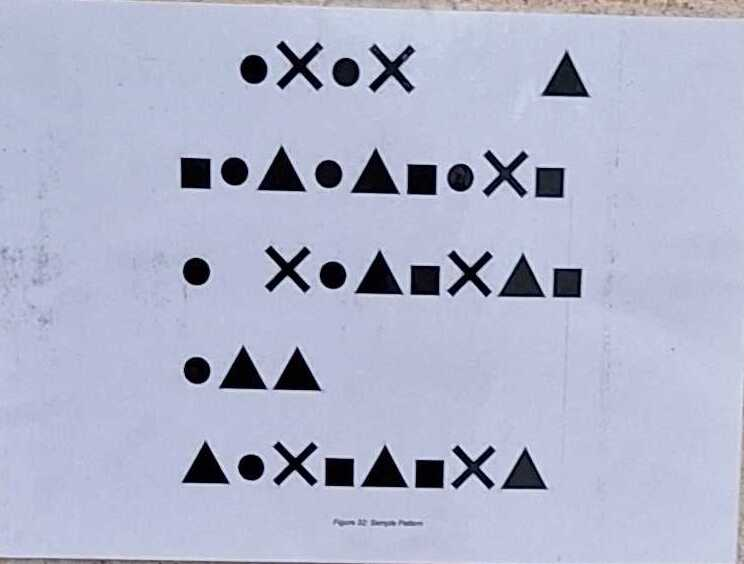
#> input picture Electrical/Task 11/11_2 (Group)/object.jpg, 744 x 564 px
$ python 11_2.py
#> lines starting #> are read from the running program, lines starting #| are printed output that depends on the picture
'''
load object/
detect object features/

load pictures from dataset -scenes/
detect picture features/

match between object and picture features/
get good matches /

gettitng largest cluster -page-/


cropping

saving
'''
import cv2
import os
from cv_helpers import *
from sklearn.cluster import DBSCAN
import numpy as np


#object loading and featuers
object = cv2.imread("object.jpg" , 0)
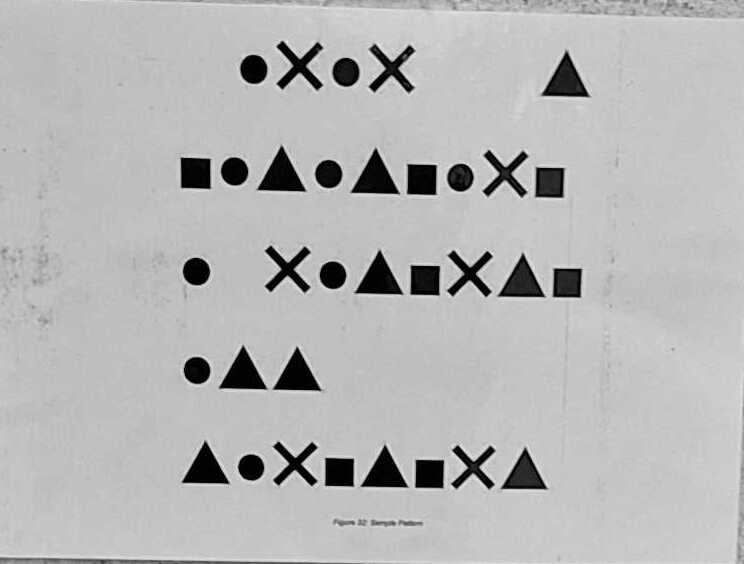
#> object: shape (564, 744); min 0, max 247, mean 182.2
orb = cv2.ORB_create(nfeatures = 2500)
kp_object , des_object = orb.detectAndCompute(object , None)
#> kp_object = 2113 keypoints; strongest (x, y, size): (296, 463, 92.6), (473, 272, 111.1), (283, 265, 111.1), (472, 272, 92.6)


img = cv2.drawKeypoints(object , kp_object , None , flags= None)
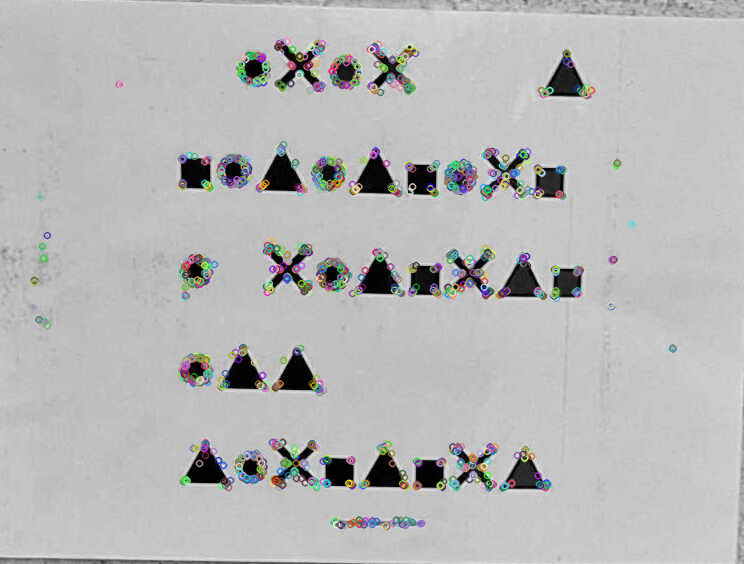
#> img: shape (564, 744, 3); mean of channels 0, 1, 2 183.1, 183.3, 183.1; drawn as B, G, R

#Bf initializing
bf = cv2.BFMatcher()


for image_name in os.listdir("dataset") :
    #loading images from folder
    image_path = os.path.join("dataset" , image_name)
    image = cv2.imread(image_path , 0)
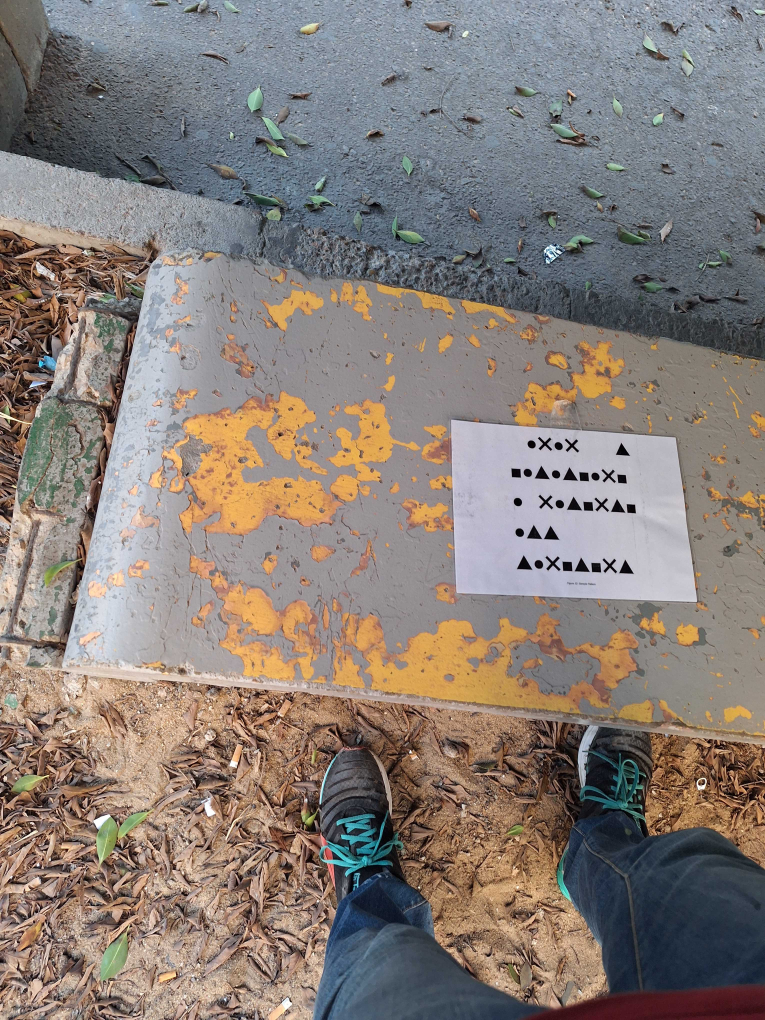
#> input picture Electrical/Task 11/11_2 (Group)/dataset/1.jpg, 3060 x 4080 px (shown at 1/4 size)
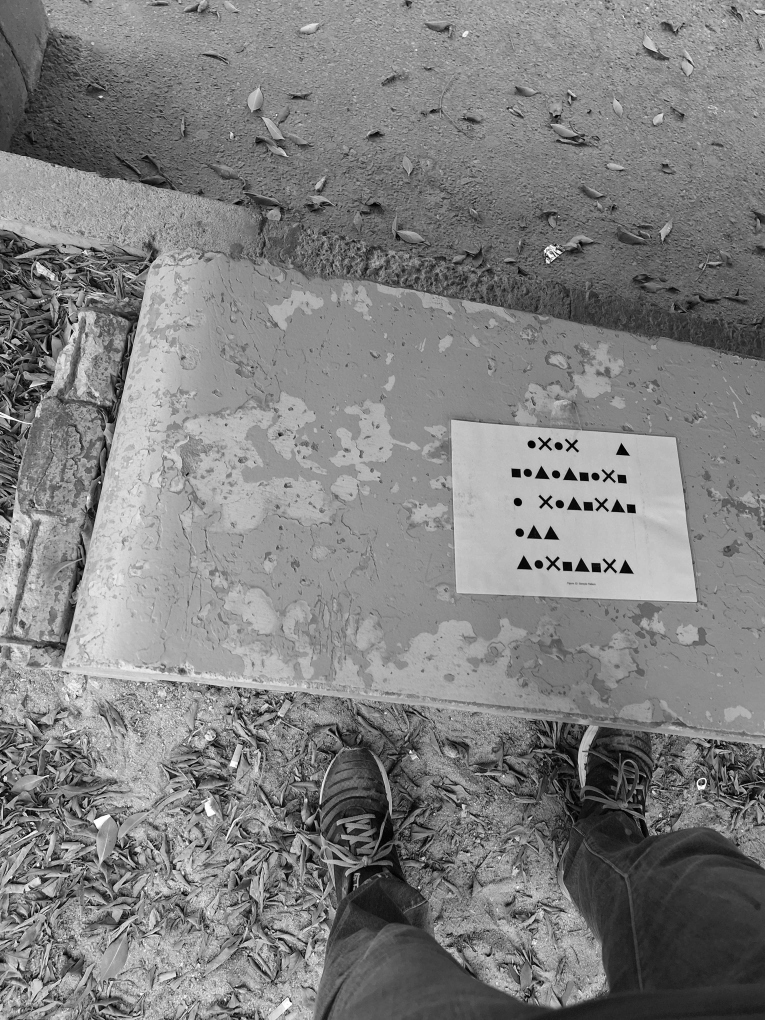
#> image: shape (4080, 3060) (shown at 1/4 size); min 0, max 255, mean 128.2
    # image = cv2.blur(img ,(7,7) )

    kp_scene , des_scene = orb.detectAndCompute(image , None)
#> kp_scene = 2500 keypoints; strongest (x, y, size): (117, 1549, 31), (2222, 1028, 31), (2223, 1030, 31), (2239, 1017, 31)

    #matching
    matches = bf.knnMatch(des_object , des_scene , k=2)
#> matches = 2113 matches
    #print (matches)

    good = []
    for m ,n in matches :
        if m.distance < 0.75 * n.distance :
            good.append([m])
#> after the loop, good = 55 matches


    # img_match = cv2.drawMatchesKnn(object , kp_object , image , kp_scene , good , None , flags= 2)
    # print_img("match" , img_match)

    #Cluster
    dst_points = np.float32([kp_scene[m[0].trainIdx].pt for m in good])
#> dst_points = 55 pairs, first value 50.4 to 2538.1, second value 1757 to 3973
    # print (dst_points)
    # print("--------------")

    clustering = DBSCAN(eps = 700 , min_samples = 4).fit(dst_points)
    labels = clustering.labels_
#> labels = 55 values, max 0 at index 0, min -1 at index 2, mean -0.0727

    # print (clustering)
    #print(labels)
    #

    #clusters and their count
    unique , counts = np.unique(labels[labels >= 0] , return_counts= True)
#> unique = [0]; counts = [51]

    # print(unique ,"---" , counts)


    #finding largest cluster
    largest_cluster = unique[np.argmax(counts)]
#> largest_cluster = 0
    # print (largest_cluster)
    # print('----------------------------------')

    cluster_pts = dst_points[labels == largest_cluster]
#> cluster_pts = 51 pairs, first value 2057.3 to 2538.1, second value 1757 to 2287.2

    #cropping
    x, y, w, h = cv2.boundingRect(np.int32(cluster_pts))
#> x = 2057; y = 1757; w = 482; h = 531
    cropped = image[y:y+h, x:x+w]
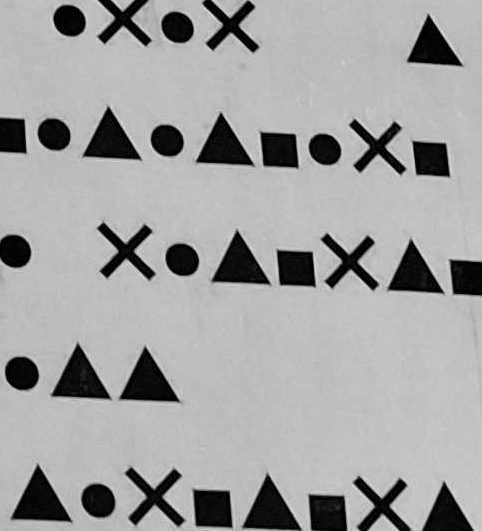
#> cropped: shape (531, 482); min 0, max 227, mean 161.3

    os.makedirs("cropped" , exist_ok= True)
    save_path = os.path.join("cropped" , f'cropped_{image_name}')

    cv2.imwrite(save_path , cropped)
#> pass 2 of the loop `for image_name in os.listdir("dataset") :`:
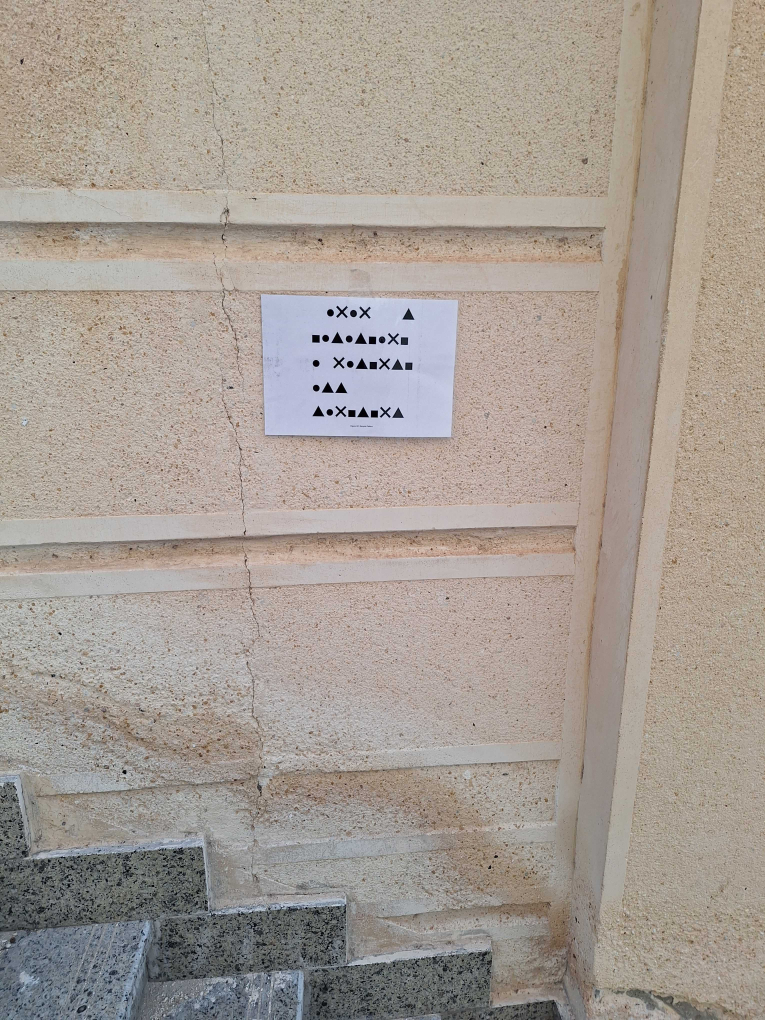
#> input picture Electrical/Task 11/11_2 (Group)/dataset/10.jpg, 3060 x 4080 px (shown at 1/4 size)
#> `image = cv2.imread(image_path , 0)`:
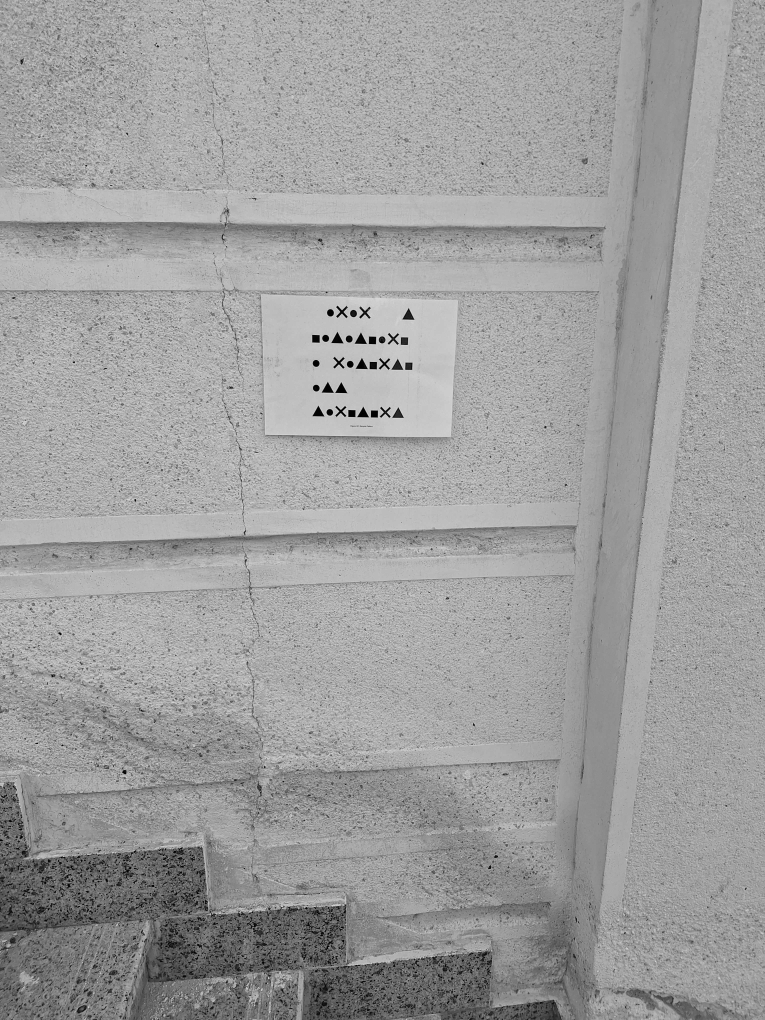
#> image: shape (4080, 3060) (shown at 1/4 size); min 0, max 242, mean 158.3
#> kp_scene = 2500 keypoints; strongest (x, y, size): (297, 1449, 44.6), (295, 1450, 53.6), (1362, 1654, 92.6), (1371, 1645, 77.1)
#> after the loop `for m ,n in matches :`: good = 381 matches
#> dst_points = 381 pairs, first value 1042 to 1655, second value 1225.2 to 3165
#> labels = 381 values, max 0 at index 0, min -1 at index 97, mean -0.00262
#> counts = [380]
#> cluster_pts = 380 pairs, first value 1249.3 to 1655, second value 1225.2 to 1669.2
#> x = 1249; y = 1225; w = 407; h = 445
#> `cropped = image[y:y+h, x:x+w]`:
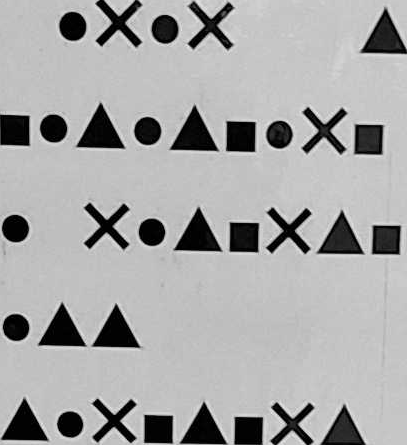
#> cropped: shape (445, 407); min 0, max 238, mean 167.1
#> pass 3 of the loop `for image_name in os.listdir("dataset") :`:
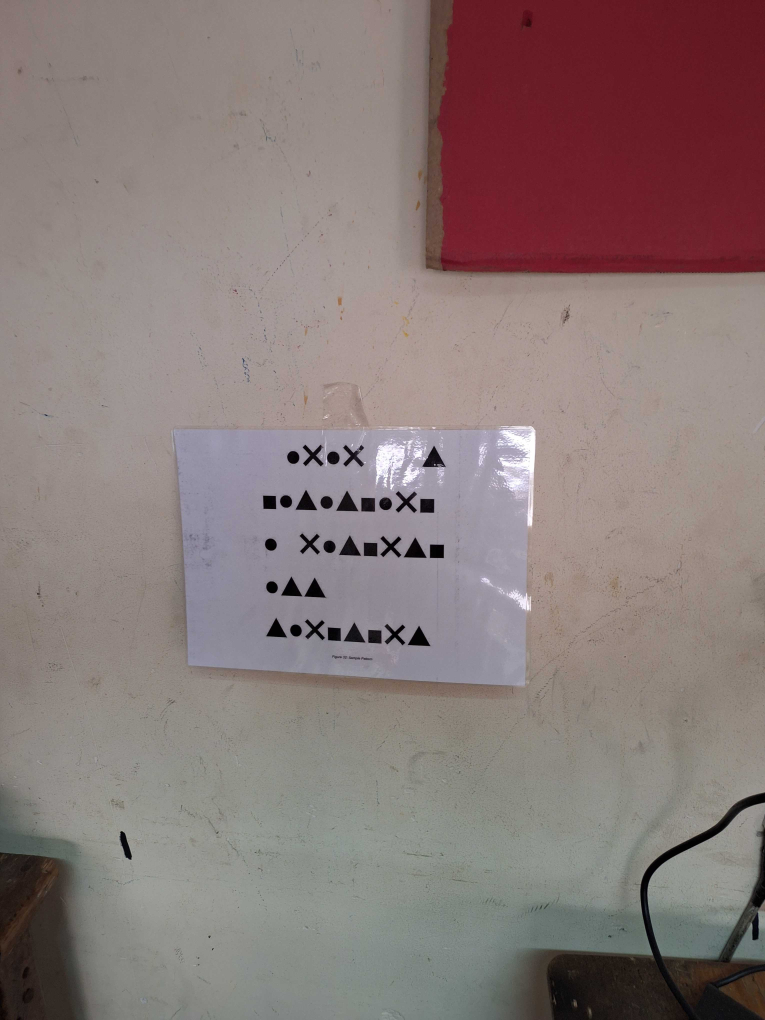
#> input picture Electrical/Task 11/11_2 (Group)/dataset/11.jpg, 3060 x 4080 px (shown at 1/4 size)
#> `image = cv2.imread(image_path , 0)`:
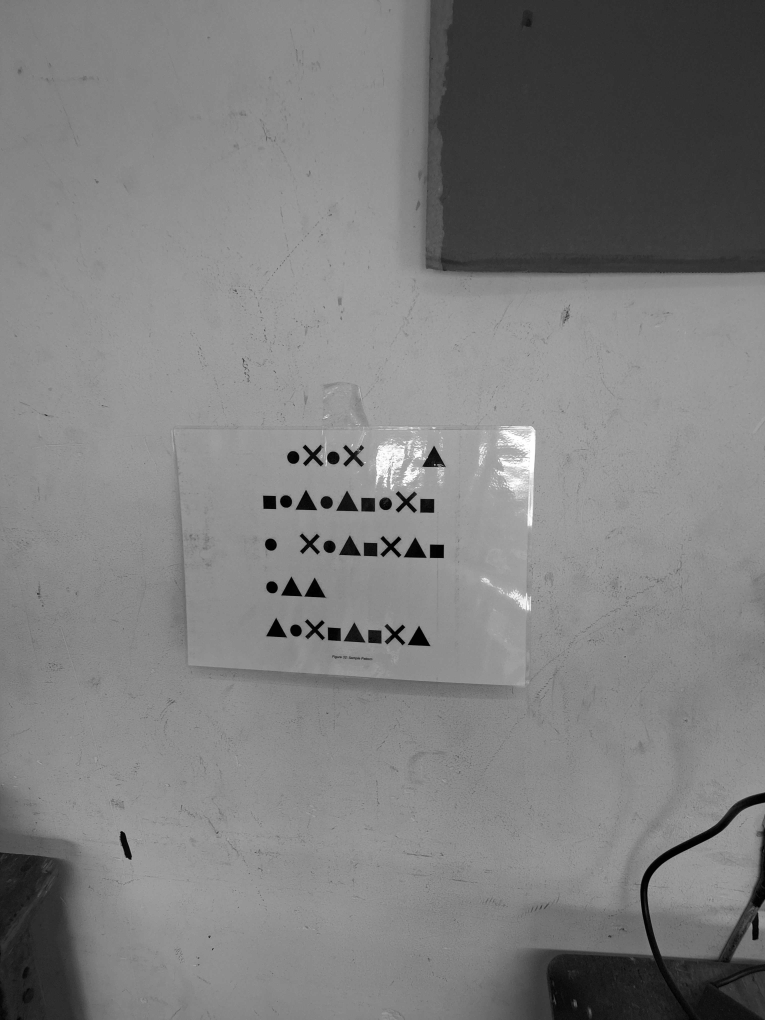
#> image: shape (4080, 3060) (shown at 1/4 size); min 0, max 255, mean 126.4
#> kp_scene = 2500 keypoints; strongest (x, y, size): (1739, 1860, 37.2), (1740, 1859, 44.6), (1741, 1859, 31), (1738, 1859, 53.6)
#> after the loop `for m ,n in matches :`: good = 69 matches
#> dst_points = 69 pairs, first value 509.8 to 3009, second value 1798.8 to 3758
#> labels = 69 values, max 0 at index 0, min -1 at index 5, mean -0.058
#> counts = [65]
#> cluster_pts = 65 pairs, first value 1060.6 to 1770.1, second value 1798.8 to 2631
#> x = 1060; y = 1798; w = 711; h = 834
#> `cropped = image[y:y+h, x:x+w]`:
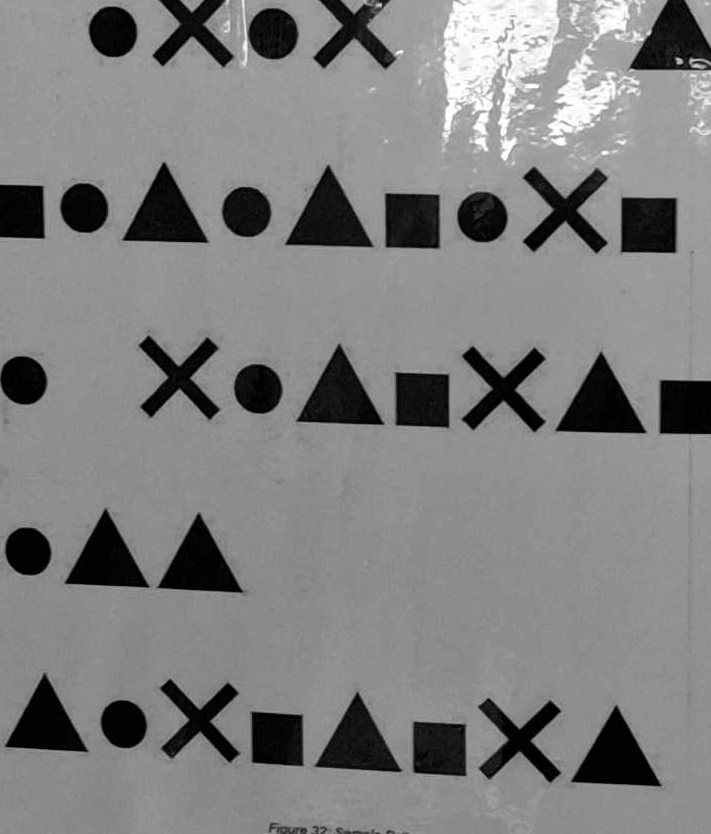
#> cropped: shape (834, 711); min 0, max 255, mean 127.4


cv2.waitKey(0)
cv2.destroyAllWindows()
